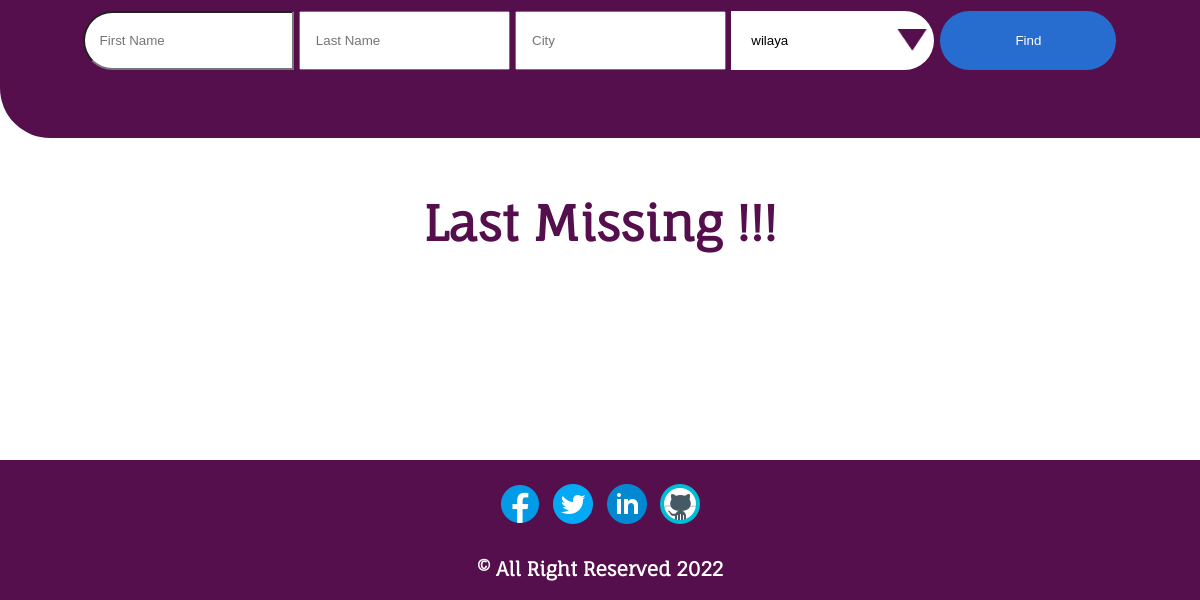
Before: / (lower part) with the older database file.
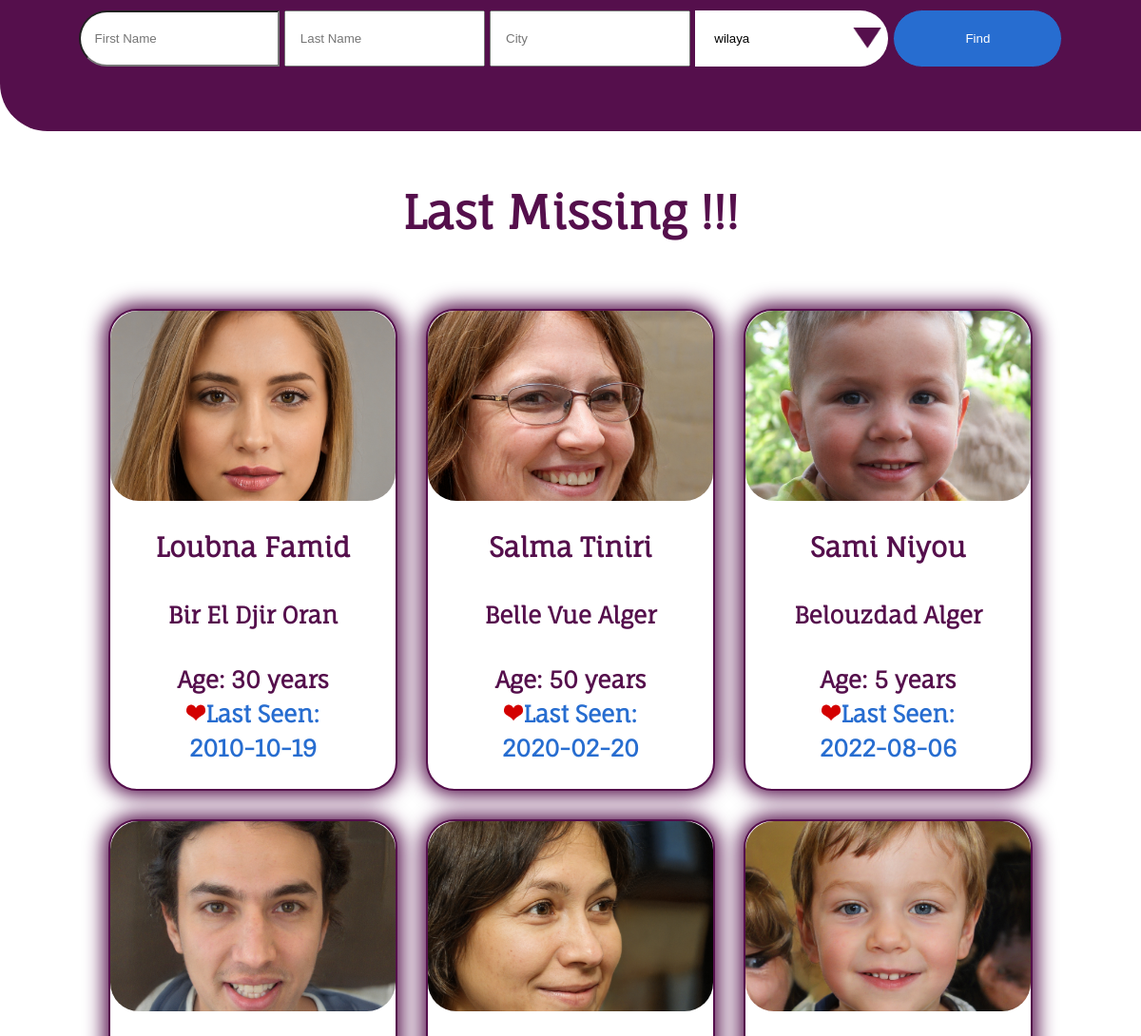
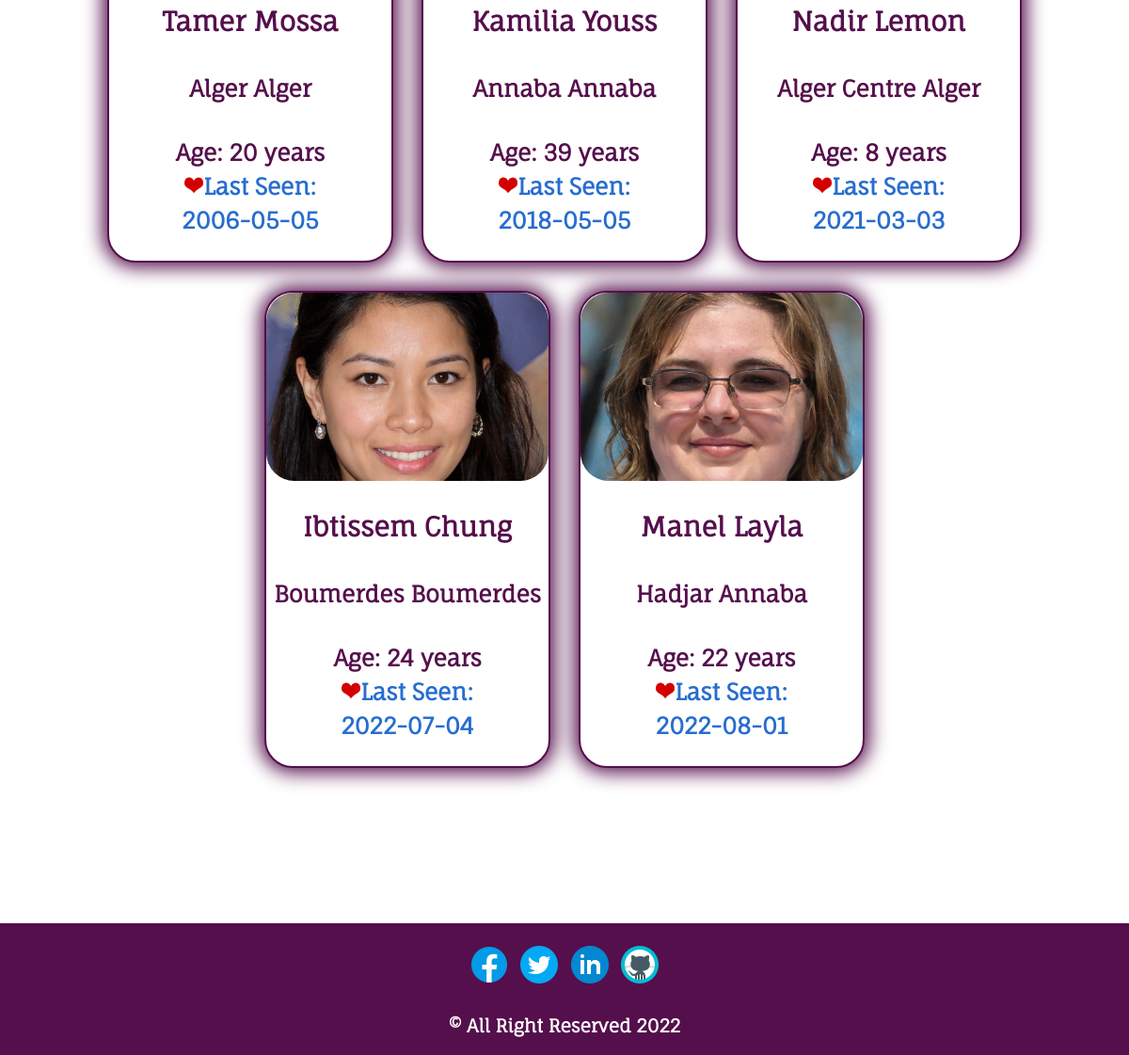
After: the same page with the newer database file (2 pictures, top to bottom).
### tables this page shows
CREATE TABLE `missing` (
  `idmissing` int(11) NOT NULL,
  `user_iduser` int(11) NOT NULL,
  `firstName` varchar(45) NOT NULL,
  `lastName` varchar(45) NOT NULL,
  `birthDate` date NOT NULL,
  `BirthPlace` varchar(45) NOT NULL,
  `ageOfMissing` int(11) NOT NULL,
  `Sexe` varchar(45) NOT NULL,
  `currentAdress` varchar(255) NOT NULL,
  `previousAdress` varchar(255) DEFAULT NULL,
  `city` varchar(45) NOT NULL,
  `wilaya` varchar(45) NOT NULL,
  `cityOfMissing` varchar(45) NOT NULL,
  `wilayaOfMissing` varchar(45) NOT NULL,
  `dateOfMissing` date NOT NULL,
  `phone` int(11) DEFAULT NULL,
  `height` int(11) DEFAULT NULL,
  `weight` int(11) DEFAULT NULL,
  `hair` varchar(45) DEFAULT NULL,
  `eyes` varchar(45) DEFAULT NULL,
  `photo` varchar(255) NOT NULL,
  `blood` varchar(45) DEFAULT NULL,
  `bloodPressure` tinyint(4) DEFAULT NULL,
  `diabet` tinyint(4) DEFAULT NULL,
  `mentalIlness` tinyint(4) DEFAULT NULL,
  `tatoos` tinyint(4) DEFAULT NULL,
  `birthmarks` tinyint(4) DEFAULT NULL,
  `scars` tinyint(4) DEFAULT NULL,
  `describing` longtext,
  `isActive` tinyint(4) NOT NULL DEFAULT '0',
  `isFind` tinyint(4) NOT NULL DEFAULT '0',
  `create_time` timestamp NULL DEFAULT CURRENT_TIMESTAMP,
  `update_time` timestamp NULL DEFAULT NULL
);

### index.php (the view, shortened to what this page needs)
<?php
    include 'connectdb.php';
?>
<!DOCTYPE html>
<html lang="en">
<head>
    <link rel="stylesheet" href="./css/style.css" />
</head>
<body>
    <main>
        <div class="dash">
            <div>
                <h1>
                    Find the people<br />
                    who matter<br />
                </h1>
            </div>
            <div class="form">
                <form action="<?php echo $_SERVER['PHP_SELF'] ?>" method="post">
                    <input type="text" name="firstName" id="firstName" placeholder="First Name" />
                    <input type="text" name="lastName" id="lastName" placeholder="Last Name" />
                    <input type="text" name="city" id="city" placeholder="City" />
                    <select name="wilaya" id="wilaya">
                        <option value="">wilaya</option>
                    </select>
                    <button type="submit" name="find">Find</button>
                </form>
            </div>
        </div>
        <div class="main">
            <h2>Last Missing !!!</h2>
            <div id="card">
                <?php
        try {
          $stmt=$db->prepare("SELECT * FROM missing WHERE isActive = 1 AND isFind = 0 ORDER BY idmissing DESC LIMIT 16");
          $stmt->execute();
          $result=$stmt->fetchAll();
          foreach($result as $row){
            echo '<a href="fiche.php?id='.$row['idmissing'].'">';
            echo '<article class="card">';
            echo '<div class="card_img">';
            echo '<img src="'.$row['photo'].'" alt="card_img" />';
            echo '</div>';
            echo '<div class="card_text">';
            echo '<h3>';
            echo '<span>'.$row['firstName'].' </span>';
            echo '<span>'.$row['lastName'].'</span>';
            echo '</h3>';
            echo '<h4>';
            echo '<span>'.$row['city'].' </span>';
            echo '<span>'.$row['wilaya'].'</span>';
            echo '</h4>';
            echo '<p>';
            echo '<span>Age: '.$row['ageOfMissing'].' years</span>';
            echo '<br />';
            echo '<span>';
            echo '<img src="./assets/images/heart.png" alt="heart" id="heart"/>';
            echo '</span>';
            echo '<span>Last Seen:<br> '.$row['dateOfMissing'].'</span>';
            echo '</p>';
            echo '</div>';
            echo '</article>';
            echo '</a>';
          }
        } catch (PDOException $e) {
          echo "Error: " . $e->getMessage();
        }
         ?>
            </div>
        </div>
    </main>
    <footer>
        <div>
            <a href="#"><img src="./assets/images/facebook.png" alt="facebook" /></a>
            <a href="#"><img src="./assets/images/twitter.png" alt="twitter" /></a>
            <a href="#"><img src="./assets/images/linkedin.png" alt="linkedin" /></a>
            <a href="#"><img src="./assets/images/github.png" alt="github" /></a>
        </div>
        <div>
            <p>© All Right Reserved 2022</p>
        </div>
    </footer>
</body>
</html>

### css/style.css (style rules this page uses)
body { font-family: "fauna_oneregular", sans-serif; font-size: 18px; line-height: 1.5; color: #333; background-color: #fff; max-width: 1440px; margin: 0 auto; box-sizing: border-box; display: flex; flex-direction: column; align-items: center; justify-content: center; }
main { width: 100%; }
main div.dash { height: 600px; background-color: #550f4c; border-radius: 0 50px 0 50px; display: flex; flex-direction: column; align-items: center; justify-content: center; padding: 50px; }
main div.dash div:nth-child(1) { display: flex; flex-direction: row; align-items: center; justify-content: flex-start; width: 100%; }
main div.dash div:nth-child(1) h1 { font-size: 7rem; width: 100%; font-weight: bold; color: #fff; margin: 0; }
main div.dash div:nth-child(2) form input { padding: 15px; height: 25px; }
main div.dash div:nth-child(2) form input:nth-child(1) { border-radius: 50px 0px 0px 50px; }
main div.dash div:nth-child(2) form select { border-radius: 0px 50px 50px 0px; width: 203px; border: none; height: 59px; -webkit-appearance: none; -moz-appearance: none; appearance: none; background: url("../assets/images/select.png") 96%/15% no-repeat #fff; padding: 0px 0px 0px 20px; }
main div.dash div:nth-child(2) form button { color: #fff; text-decoration: none; background-color: #276dd0; padding: 22px 75px; border-radius: 50px; border: #550f4c 1px solid; }
main div.main h2 { font-size: 3rem; text-align: center; font-weight: bold; color: #550f4c; margin: 50px 0; }
footer { height: 100px; width: 97%; background-color: #550f4c; color: #fff; text-align: center; padding: 20px; font-size: 1.2rem; font-weight: bold; margin: 150px 0 0 0; }
div#card { display: flex; flex-direction: row; align-items: center; justify-content: center; flex-wrap: wrap; }
div#card a { text-decoration: none; }
div#card a article.card { border: 2px solid #550f4c; background-color: #fff; margin: 15px 15px; border-radius: 30px; width: 300px; height: 100%; box-shadow: 0px 0px 20px 5px #550f4c; }
div#card a article.card div.card_img { height: 200px; width: 100%; }
div#card a article.card div.card_img img { height: 100%; width: 100%; border-radius: 30px; object-fit: cover; }
div#card a article.card div.card_text { height: 100%; width: 100%; text-align: center; font-size: 1.5rem; font-weight: bold; color: #550f4c; }
div#card a article.card div.card_text p { margin: 25px 15px; }
div#card a article.card div.card_text p span:nth-child(4) { color: #276dd0; }
img#heart { height: 20px; width: 20px; -webkit-animation: scale-up-center 0.8s cubic-bezier(0.39, 0.575, 0.565, 1) infinite alternate both; animation: scale-up-center 0.8s cubic-bezier(0.39, 0.575, 0.565, 1) infinite alternate both; }

Changed rows visible on the page:
added missing: photo (picture), firstName "Loubna", lastName "Famid", city "Bir El Djir", wilaya "Oran", ageOfMissing "30", dateOfMissing "2010-10-19"
added missing: photo (picture), firstName "Salma", lastName "Tiniri", city "Belle Vue", wilaya "Alger", ageOfMissing "50", dateOfMissing "2020-02-20"
added missing: photo (picture), firstName "Sami", lastName "Niyou", city "Belouzdad", wilaya "Alger", ageOfMissing "5", dateOfMissing "2022-08-06"
added missing: photo (picture), firstName "Tamer", lastName "Mossa", city "Alger", wilaya "Alger", ageOfMissing "20", dateOfMissing "2006-05-05"
added missing: photo (picture), firstName "Kamilia", lastName "Youss", city "Annaba", wilaya "Annaba", ageOfMissing "39", dateOfMissing "2018-05-05"
added missing: photo (picture), firstName "Nadir", lastName "Lemon", city "Alger Centre", wilaya "Alger", ageOfMissing "8", dateOfMissing "2021-03-03"
added missing: photo (picture), firstName "Ibtissem", lastName "Chung", city "Boumerdes", wilaya "Boumerdes", ageOfMissing "24", dateOfMissing "2022-07-04"
added missing: photo (picture), firstName "Manel", lastName "Layla", city "Hadjar", wilaya "Annaba", ageOfMissing "22", dateOfMissing "2022-08-01"
